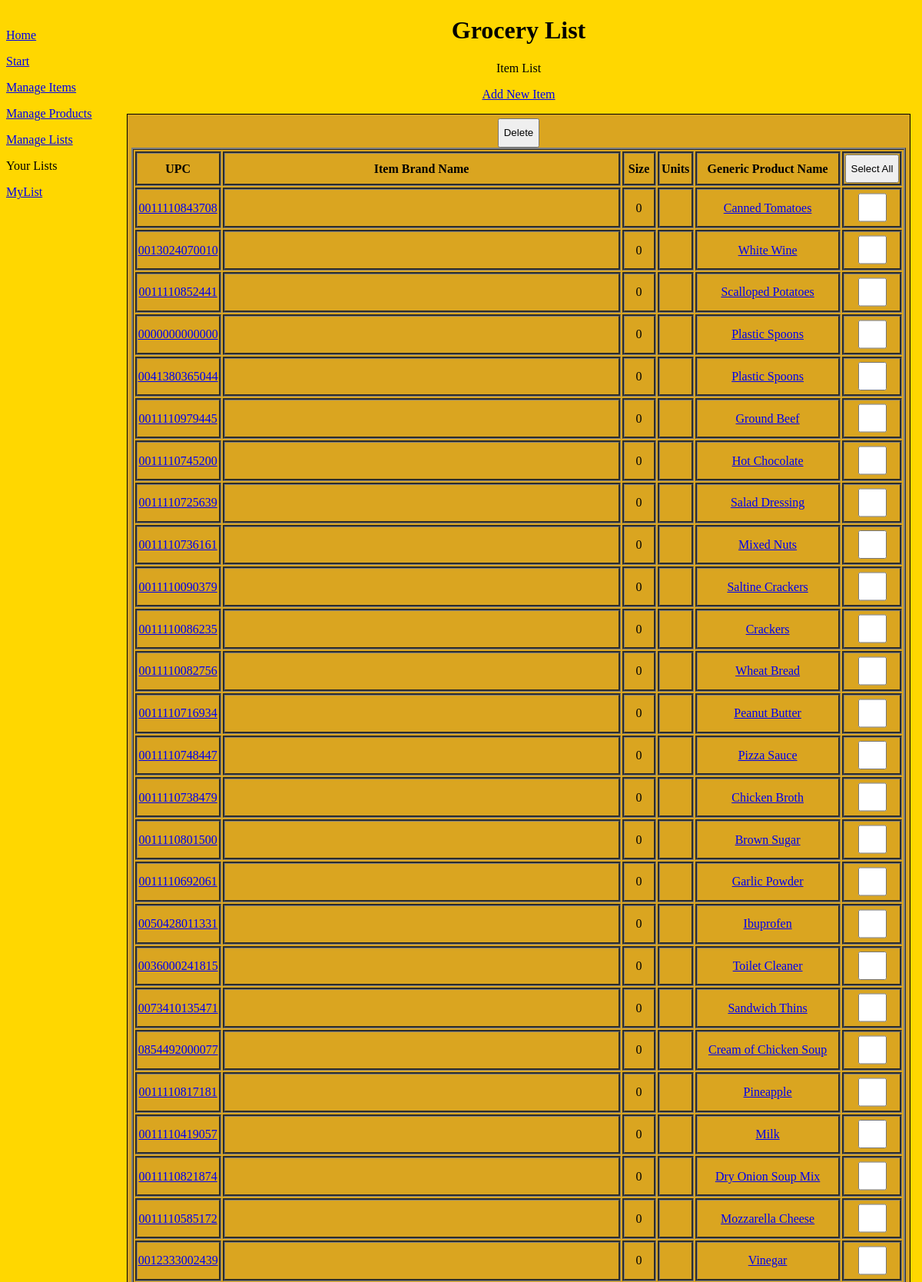
The page /items.php (upper part) on the database its author committed.
### tables this page shows
CREATE TABLE `lists` (
  `listid` int(10) unsigned NOT NULL auto_increment,
  `listname` varchar(255) NOT NULL,
  `acctid` int(10) unsigned NOT NULL,
  PRIMARY KEY  (`listid`)
);

CREATE TABLE `items` (
  `itemid` int(10) unsigned NOT NULL auto_increment,
  `upc` bigint(13) unsigned default NULL,
  `productid` int(10) unsigned NOT NULL,
  `itemname` varchar(255) default NULL,
  `size` double unsigned default NULL,
  `units` varchar(255) default NULL,
  `priority` smallint(5) unsigned default '0',
  `timestamp` timestamp NOT NULL default CURRENT_TIMESTAMP on update CURRENT_TIMESTAMP,
  `acctid` int(10) unsigned NOT NULL,
  PRIMARY KEY  (`itemid`)
);

CREATE TABLE `products` (
  `productid` int(10) unsigned NOT NULL auto_increment,
  `productname` varchar(255) NOT NULL,
  `expiration` int(10) unsigned default NULL,
  `timestamp` timestamp NOT NULL default CURRENT_TIMESTAMP on update CURRENT_TIMESTAMP,
  `priority` enum('cost','item') NOT NULL default 'item',
  `acctid` int(10) unsigned NOT NULL,
  PRIMARY KEY  (`productid`)
);

### include/config.defaults.php (called while the page is built, shortened)
<?php
$TITLE = 'Grocery List';
$GLIST_ACCT_ID = 1;
?>

### include/acl.php (called while the page is built, shortened)
<?php
function acl_read($acctid) {
    return TRUE;
}
?>

### include/db.php (called while the page is built, shortened)
<?php
include_once("config.defaults.php");
include_once("acl.php");
function get_items_with_products($db, $sort='itemname') {
    global $GLIST_ACCT_ID;
    $q = "SELECT * FROM items LEFT JOIN products USING (productid) WHERE items.acctid=%s AND products.acctid=%s ORDER BY %s";
    $query = sprintf($q, $db->quote($GLIST_ACCT_ID), $db->quote($GLIST_ACCT_ID), $sort);
    return $db->query($query);
}
function get_lists($db, $sort='listname') {
    global $GLIST_ACCT_ID;
    return $db->query(sprintf("SELECT * FROM lists WHERE acctid=%s ORDER BY %s", $db->quote($GLIST_ACCT_ID), $sort));
}
?>

### items.php (the view, shortened to what this page needs)
<?php
$title = "Item List";
include_once("include/header.php");
function show_buttons($delete, $float=FALSE) {
    $style = "";
    if ($float) {
        $style = "style='display:block; position:fixed; bottom:0; left:0;'";
    }
    print "<div $style><input type='submit' name='submit' value='Delete' /></div>";
}
$select = $_REQUEST['select'];
$db = dbconnect();
$result = get_items_with_products($db);
print '<p><a href="edititem.php">Add New Item</a></p>';
print '<form action="">';
show_buttons(TRUE);
print '<table>';
print '<tr><th>UPC</th><th>Item Brand Name</th><th>Size</th><th>Units</th><th>Generic Product Name</th><th><input name="select" type="submit" value="';
if ($select == "Select All") {
    print "Select None";
} else {
    print "Select All";
}
print '" /></th></tr>';
foreach ($result as $row) {
    print '<tr><td><a href="edititem.php?id=' . $row['itemid'] . '">' . sprintf("%013d", $row['upc']) . '</a></td><td><a href="edititem.php?id=' . $row['itemid'] . '">' . htmlspecialchars($row['itemname']) . '</a></td><td>' . $row['size'] . '</td><td>' . $row['units'] . '</td><td><a href="editproduct.php?id=' . $row['productid'] . '">' . htmlspecialchars($row['productname']) . '</a></td><td><input name="cb[]" value="' . $row['itemid'] . '" type="checkbox"';
    print ' /></td></tr>';
}
print '</table>';
print '</form>';
include_once($WEBROOT . "/include/footer.php");
?>

### include/header.php (shortened to what this page needs)
<?php
include_once('site.php');
?>
<!DOCTYPE html PUBLIC "-//W3C//DTD XHTML Basic 1.1//EN" "http://www.w3.org/TR/xhtml-basic/xhtml-basic11.dtd">
<html xmlns="http://www.w3.org/1999/xhtml" xml:lang="en">
<head>
  <link rel="stylesheet" media="all" href="include/grocery.css" type="text/css" />
  <link rel="stylesheet" media="print" href="include/print.css" type="text/css" />
  <link rel="stylesheet" media="only screen and (max-width: 640px)" href="include/handheld.css" type="text/css" />
  <link rel="stylesheet" media="handheld" href="include/handheld.css" type="text/css" />
</head>
<body onload="<?php print $onload; ?>">
<div class="menu">
<?php include('menu.php'); ?>
</div>
<div class="content">
<h1><?php print $TITLE; ?></h1>
<p><?php print $title; ?></p>

### include/menu.php (shortened to what this page needs)
<p><a href='index.php'>Home</a></p>
<p><a href='start.php'>Start</a></p>
<p><a href='items.php'>Manage Items</a></p>
<p><a href='products.php'>Manage Products</a></p>
<p><a href='lists.php'>Manage Lists</a></p>
<p>Your Lists</p>
<?php
$menudb = dbconnect();
if ($menudb != NULL) {
    $result = get_lists($menudb);
    foreach ($result as $row) {
        print '<p><a href="listshop.php?id=' . $row['listid'] . '">' . $row['listname'] . '</a></p>';
    }
}
?>

### include/footer.php (shortened to what this page needs)
</div>
</body>
</html>

### include/grocery.css (style rules this page uses)
.menu { float: left; max-width: 150px; }
.content { text-align:center; margin-left: 150px; }
body { background-color: gold; }
table { border-style: ridge; border-color: gray; margin-left:auto; margin-right:auto; }
tr { border-style: groove; border-color: gray; }
th { border-style: groove; border-color: gray; }
td { border-style: groove; border-color: gray; }
form { border-style: solid; border-width: 1px; border-color: black; display: table; margin-left:auto; margin-right:auto; padding:5px 5px 5px 5px; background-color: goldenrod; }
input { min-height: 1cm; min-width: 1cm; }

### include/print.css (style rules this page uses)
.menu { display: none; }

### include/handheld.css (style rules this page uses)
.content { float:left; margin-left: 0px; }

### rows shown on the page
lists: listname "MyList"
items: upc "0011110843708", size "0", productid.productname "Canned Tomatoes"
items: upc "0013024070010", size "0", productid.productname "White Wine"
items: upc "0011110852441", size "0", productid.productname "Scalloped Potatoes"
items: upc "0000000000000", size "0", productid.productname "Plastic Spoons"
items: upc "0041380365044", size "0", productid.productname "Plastic Spoons"
items: upc "0011110979445", size "0", productid.productname "Ground Beef"
items: upc "0011110745200", size "0", productid.productname "Hot Chocolate"
items: upc "0011110725639", size "0", productid.productname "Salad Dressing"
items: upc "0011110736161", size "0", productid.productname "Mixed Nuts"
items: upc "0011110090379", size "0", productid.productname "Saltine Crackers"
items: upc "0011110086235", size "0", productid.productname "Crackers"
items: upc "0011110082756", size "0", productid.productname "Wheat Bread"
items: upc "0011110716934", size "0", productid.productname "Peanut Butter"
items: upc "0011110748447", size "0", productid.productname "Pizza Sauce"
items: upc "0011110738479", size "0", productid.productname "Chicken Broth"
items: upc "0011110801500", size "0", productid.productname "Brown Sugar"
items: upc "0011110692061", size "0", productid.productname "Garlic Powder"
items: upc "0050428011331", size "0", productid.productname "Ibuprofen"
items: upc "0036000241815", size "0", productid.productname "Toilet Cleaner"
items: upc "0073410135471", size "0", productid.productname "Sandwich Thins"
items: upc "0854492000077", size "0", productid.productname "Cream of Chicken Soup"
items: upc "0011110817181", size "0", productid.productname "Pineapple"
items: upc "0011110419057", size "0", productid.productname "Milk"
items: upc "0011110821874", size "0", productid.productname "Dry Onion Soup Mix"
items: upc "0011110585172", size "0", productid.productname "Mozzarella Cheese"
items: upc "0012333002439", size "0", productid.productname "Vinegar"

### other values the page prints
$TITLE "Grocery List"
$title "Item List"
